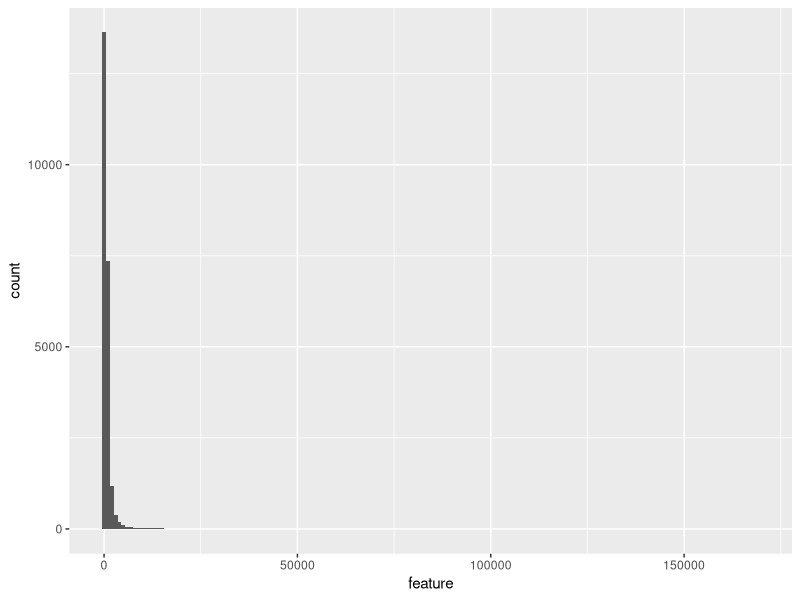
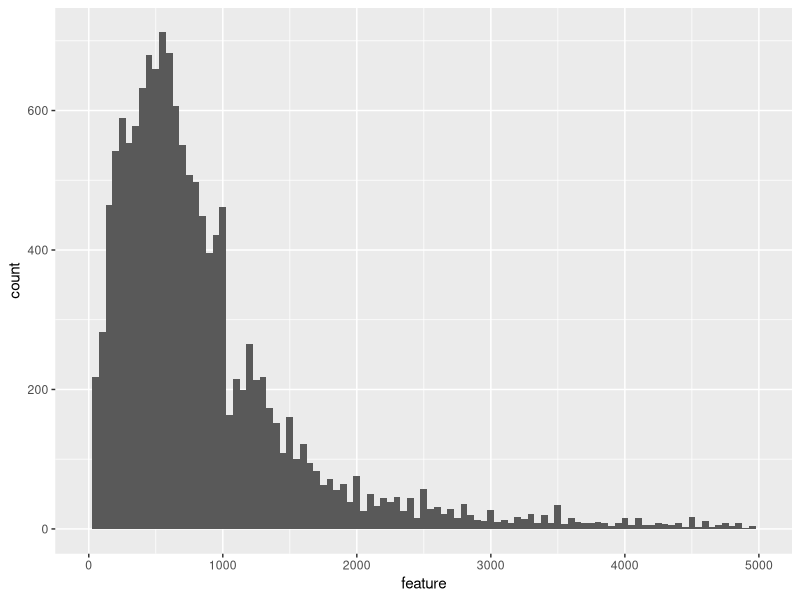
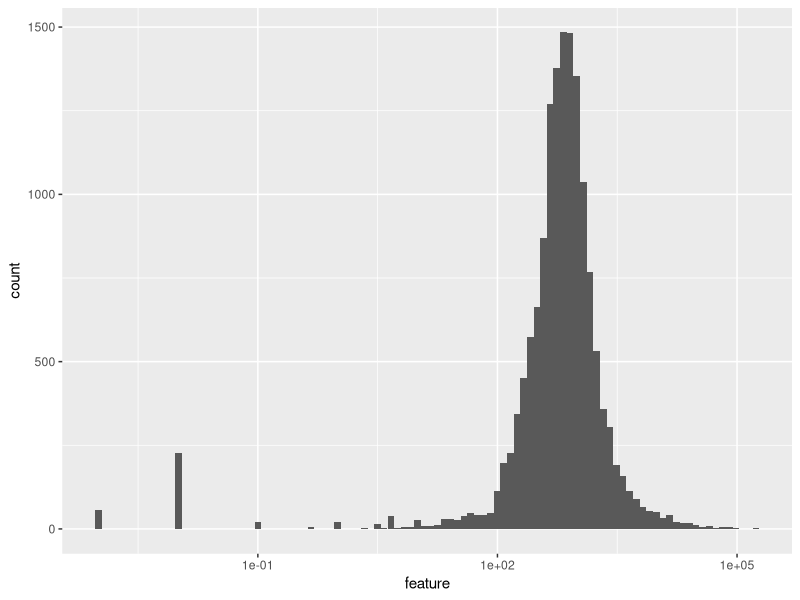
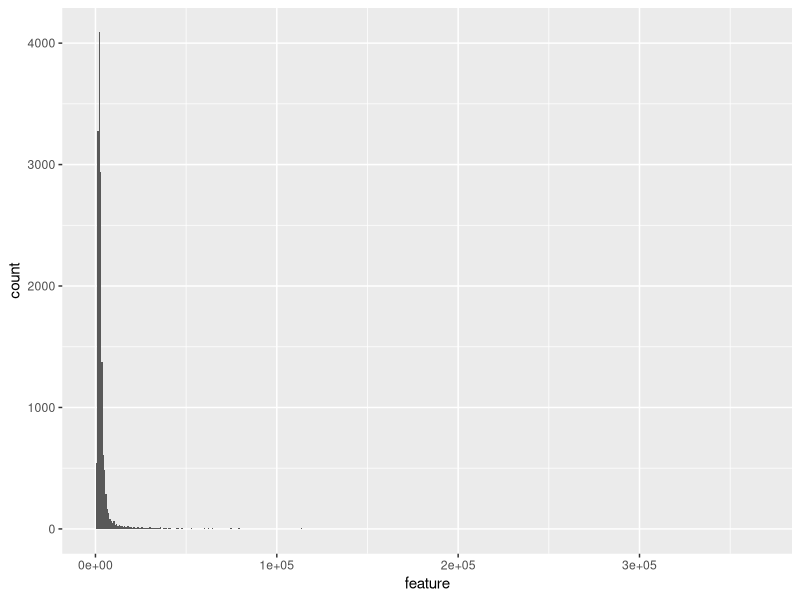
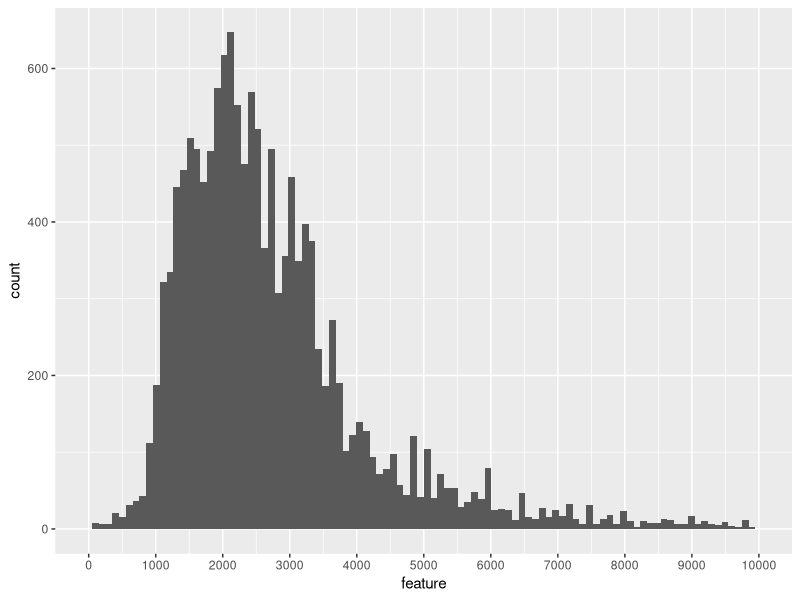
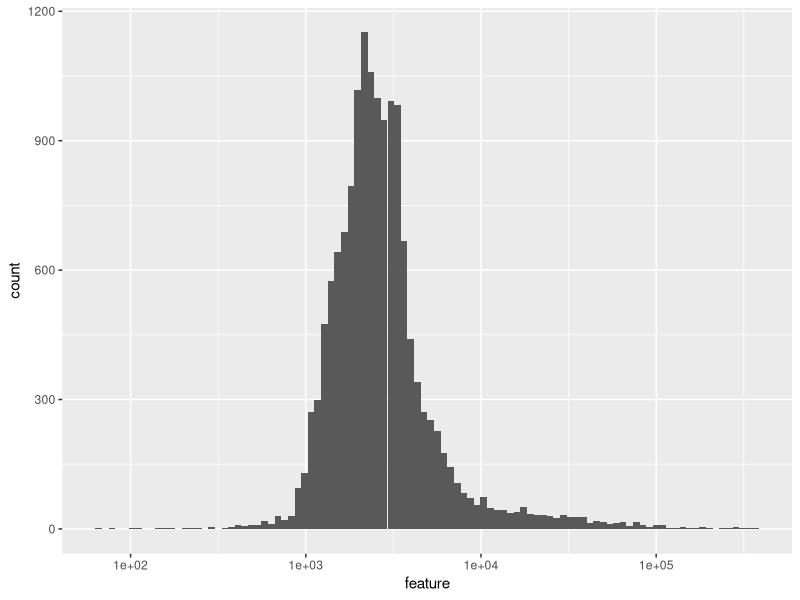
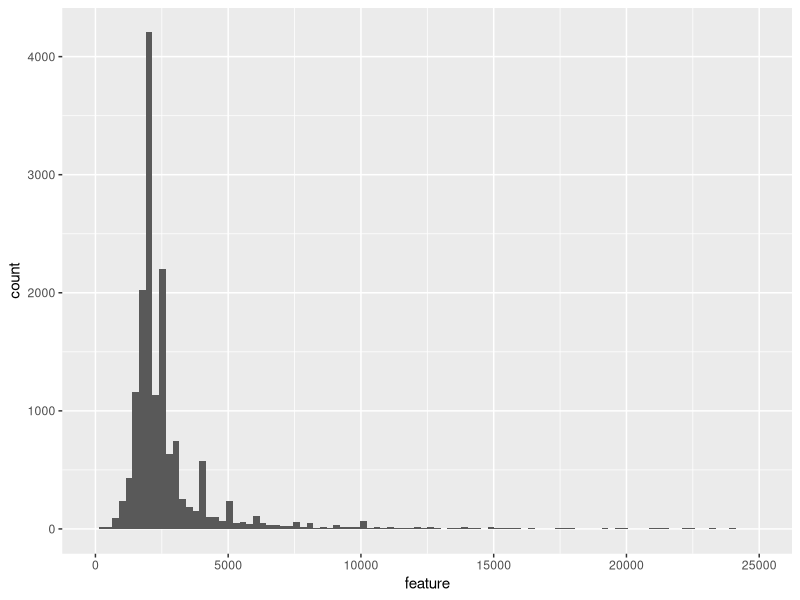
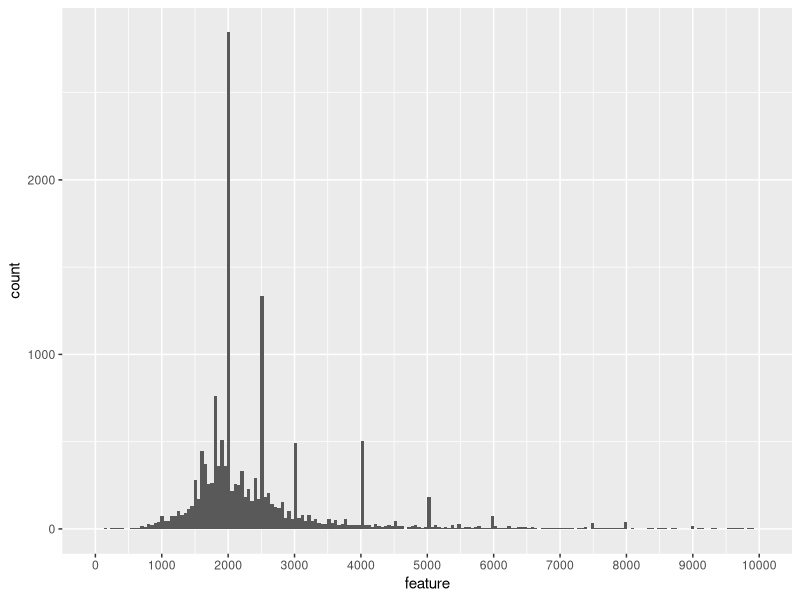

R code for these plots, in order:
## ---- chunk 1

library(ggplot2)
library(openxlsx)
library(gdata)
library(dplyr)
library(stats)

## ---- chunk 2
knitr::opts_chunk$set(warning=FALSE, message=FALSE)
## ---- chunk 3
# load the data 
sales <- read.xlsx("rollingsales_brooklyn.xlsx", sheet = 1, startRow = 5,
                   detectDates = TRUE)

# convert all column names to lower case
colnames(sales) <- tolower(colnames(sales))

# substitute empty strings with NA
sales[sales$tax.class.at.present =='  ', ]$tax.class.at.present <- NA
sales[sales$building.class.at.present =='  ', ]$building.class.at.present <-NA 
sales[sales$apartment.number == "            ", ]$apartment.number <-NA

# substitute zero zipcodes with NA
sales[sales$zip.code == 0,11] <-NA

# convert all categorical values to factor
sales$neighborhood <- as.factor(sales$neighborhood)
sales$building.class.category <- as.factor(sales$building.class.category)
sales$tax.class.at.present <- as.factor(sales$tax.class.at.present)
sales$building.class.at.present <- as.factor(sales$building.class.at.present)
sales$tax.class.at.time.of.sale <- as.factor(sales$tax.class.at.time.of.sale)
sales$building.class.at.time.of.sale <-
  as.factor(sales$building.class.at.time.of.sale)
sales$block <- as.factor(sales$block)
sales$lot <- as.factor(sales$lot)
sales$zip.code <- as.factor(sales$zip.code)

# substitute zeros and probably erroneus years with NA
sales[!is.na(sales$year.built) & sales$year.built == 1380,17] <- NA
sales[!is.na(sales$year.built) & sales$year.built == 1050,17] <- NA
sales[!is.na(sales$year.built) & sales$year.built == 0, 17] <- NA

# trim whitespaces
sales$neighborhood <- trim(sales$neighborhood)
sales$building.class.category <- trim(sales$building.class.category)
sales$address <- trim(sales$address)
sales$apartment.number <- trim(sales$apartment.number)
## ---- chunk 4
#  plots basic histogram
hist_base <- function(feature,  ...){
  ggplot(sales, aes(feature)) + geom_histogram( ... )
}
# plots basic bar chart
bar_base <- function(feature){
  ggplot(sales, aes(feature)) + geom_bar()
}
## ---- chunk 5
str(sales)
head(sales)

## ---- chunk 6
summary(sales$sale.price)

## ---- chunk 7
head(table(sales$sale.price))
## ---- chunk 8
nonzero_prices <- subset(sales, sale.price > 0)
summary(nonzero_prices$sale.price)
## ---- chunk 9
# select properties with 1$ price
one_dollar_sale <- sales %>%
  filter(sale.price == 1) %>%
  select(building.class.category,address, year.built,
         gross.square.feet, sale.price)
head(one_dollar_sale,10)
## ---- chunk 10
hist_base(sales$sale.price/1000, binwidth = 1000)
## ---- chunk 11
hist_base(sales$sale.price/1000, binwidth = 50) + xlim(0.001,5000)
## ---- chunk 12
hist_base(sales$sale.price/1000,bins = 100) + scale_x_log10()
## ---- chunk 13
summary(sales$gross.square.feet)
## ---- chunk 14
summary(subset(sales, gross.square.feet > 0)$gross.square.feet)
## ---- chunk 15
hist_base(sales$gross.square.feet, bins = 500) +
  scale_x_continuous(limits = c(1, 366000))
## ---- chunk 16
plot <-hist_base(sales$gross.square.feet, bins = 100) 
plot + scale_x_continuous(limits = c(1, 10000), breaks = seq(0,10000,1000))
## ---- chunk 17
plot + scale_x_log10()
## ---- chunk 18
summary(sales$land.square.feet)
## ---- chunk 19
summary(subset(sales, land.square.feet > 0)$land.square.feet)
## ---- chunk 20
plot <-hist_base(sales$land.square.feet, bins = 100)
plot +  scale_x_continuous(limits = c(1, 25000))
## ---- chunk 21
hist_base(sales$land.square.feet, bins = 200) +
  scale_x_continuous(limits = c(1, 10000), breaks = seq(0,10000,1000))
## ---- chunk 22
plot + scale_x_log10()
## ---- chunk 23
# create new feature "total square feet" as sum of land and gross sf
sales <- mutate(sales, total.square.feet = land.square.feet + gross.square.feet)
## ---- chunk 24
summary(sales$total.square.feet)
## ---- chunk 25
summary(subset(sales, total.square.feet > 0)$total.square.feet)
## ---- chunk 26
plot <- hist_base(sales$total.square.feet, bins = 100)
## ---- chunk 27
plot + scale_x_continuous(limits = c(1,20000))
## ---- chunk 28
# create new feature "price.square.foot" price divided by total sq.ft
sales$price.square.foot <- 
   ifelse(sales$total.square.feet > 0,
          round(sales$sale.price / sales$total.square.feet, 2), 0)
## ---- chunk 29
summary(subset(sales, price.square.foot > 0)$price.square.foot)

## ---- chunk 30
hist_base(sales$price.square.foot, binwidth = 50) +
  scale_x_continuous(limits = c(0, 12060))
## ---- chunk 31
hist_base(sales$price.square.foot, binwidth = 10) +
  scale_x_continuous(limits = c(0.01, 2000))
## ---- chunk 32
summary(sales$year.built)
## ---- chunk 33
hist_base(sales$year.built, binwidth = 5) +
  scale_x_continuous(limits = c(1800,2020), breaks = seq(1800,2020,20))
## ---- chunk 34
hist_base(sales$year.built, binwidth = 1) + 
  scale_x_continuous(limits = c(1800,2020), breaks = seq(1800,2020,20))
## ---- chunk 35
table(sales$residential.units)
## ---- chunk 36
plot <- hist_base(sales$residential.units, binwidth = 1) 
plot
## ---- chunk 37
plot + scale_x_continuous(limits = c(0,50))
## ---- chunk 38
table(sales$commercial.units)
## ---- chunk 39
plot <- hist_base(sales$commercial.units, binwidth = 1)
plot
## ---- chunk 40
plot + scale_x_continuous(limits = c(0,20))
## ---- chunk 41
table(sales$total.units)
## ---- chunk 42
plot <- hist_base(sales$total.units, binwidth = 1)
plot
## ---- chunk 43
plot + scale_x_continuous(limits = c(0,20))
## ---- chunk 44
table(sales$borough)
## ---- chunk 45
# barplot with bars reordered by count
ggplot(sales,
       aes(x= reorder(neighborhood,neighborhood,function(x) length(x)))) + 
  geom_bar() + coord_flip() +
  labs(x = "Neighborhood")

## ---- chunk 46
sort(table(sales$building.class.category), decreasing = TRUE)[1:10]

## ---- chunk 47
ggplot(sales, aes(x = reorder(building.class.category,
                              building.class.category,
                              function(x) length(x)))) + 
  geom_bar() +
  coord_flip() +
  scale_y_log10(breaks = c(10,100,500,1000,5000)) +
  labs(x= "Building class category")
  
## ---- chunk 48
table(sales$tax.class.at.present)
## ---- chunk 49
sort(table(sales$block), decreasing = TRUE) [1:10]
## ---- chunk 50
sort(table(sales$lot), decreasing = TRUE) [1:10]
## ---- chunk 51
table(sales$`ease-ment`)
## ---- chunk 52
sort(table(sales$building.class.at.present), decreasing = TRUE)[1:10]
## ---- chunk 53
table(sales$building.class.at.present)
## ---- chunk 54
sort(table(sales$address), decreasing = TRUE)[1:5]
## ---- chunk 55
bar_base(sales$zip.code) +
  coord_flip() +
  labs(x = "zip code")
## ---- chunk 56
table(sales$tax.class.at.time.of.sale)
## ---- chunk 57
sort(table(sales$building.class.at.time.of.sale), decreasing = TRUE)
## ---- chunk 58
hist_base(sales$sale.date, binwidth = 1)
## ---- chunk 59
hist_base(sales$sale.date, binwidth = 7) +
  scale_x_date(date_breaks = '1 month') +
  theme(axis.text.x = element_text(angle=60, hjust=1))

## ---- chunk 60
ggplot(sales, aes(gross.square.feet, sale.price/1000)) +
  geom_point(alpha = 0.1) +
  scale_x_continuous(limits = c(0, 50000)) + 
  scale_y_continuous(limits = c(0, 50000)) 
## ---- chunk 61
ggplot(sales, aes(gross.square.feet, sale.price/1000)) +
  geom_point(alpha = 0.1) +
  scale_x_continuous(limits = c(1, 10000)) + 
  scale_y_continuous(limits = c(1, 10000)) + 
  geom_smooth()

## ---- chunk 62
cor = cor.test(sales$sale.price, sales$gross.square.feet)
cor$estimate
## ---- chunk 63
ggplot(sales, aes(land.square.feet, sale.price/1000)) +
  geom_point(alpha = 0.1) 

## ---- chunk 64
ggplot(sales, aes(land.square.feet, sale.price/1000)) +
  geom_point(alpha = 0.1) +
  scale_x_continuous(limits = c(1, 10000)) + 
  scale_y_continuous(limits = c(1, 10000)) 
## ---- chunk 65
cor = cor.test(sales$sale.price, sales$land.square.feet)
cor$estimate
## ---- chunk 66
ggplot(sales, aes(total.square.feet, sale.price/1000)) +
  geom_point(alpha = 0.1) +
  scale_x_continuous(limits = c(0, 50000)) + 
  scale_y_continuous(limits = c(0, 50000)) 
## ---- chunk 67
ggplot(sales, aes(total.square.feet, sale.price/1000)) +
  geom_point(alpha = 0.1) +
  scale_x_continuous(limits = c(1, 10000)) + 
  scale_y_continuous(limits = c(1, 10000)) + 
  geom_smooth(method = "lm")
## ---- chunk 68
cor = cor.test(sales$sale.price, sales$total.square.feet)
cor$estimate
## ---- chunk 69
ggplot(sales, aes(total.square.feet, price.square.foot)) + 
  geom_point(alpha = 1/20) + 
  scale_x_continuous(limits = c(1,10000)) +
  scale_y_continuous(limits = c(1,1000)) + 
  geom_smooth()
## ---- chunk 70
ggplot(sales, aes(year.built, price.square.foot)) + 
  geom_point(alpha = 1/20)  
## ---- chunk 71
ggplot(sales, aes(year.built, price.square.foot)) + 
  geom_jitter(alpha = 1/30, width = 1) + 
  scale_x_continuous(limits = c(1895,2016), breaks = seq(1890,2020,20)) + 
  scale_y_continuous(limits = c(1,2000))
## ---- chunk 72
# add new feature "year.built.bucket" - divide years to 10 year buckets
sales$year.built.bucket <- cut(sales$year.built,
                               breaks = seq(1890,2020,10),
                               dig.lab = 4)
## ---- chunk 73
ggplot(subset(sales,price.square.foot > 0),
       aes( year.built.bucket,price.square.foot)) + 
  geom_boxplot(outlier.colour = NA) + 
  scale_y_continuous(limits = c(0,1000)) +
  theme(axis.text.x = element_text(angle=60, hjust=1))
## ---- chunk 74
ggplot(filter(sales, price.square.foot > 0),
       aes(neighborhood, price.square.foot)) + 
  geom_boxplot() + 
  coord_flip(ylim = c(1,2500)) 
## ---- chunk 75
ggplot(filter(sales, sale.price > 0),
       aes(neighborhood, sale.price/(total.units * 1000))) + 
  geom_boxplot() + 
  coord_flip(ylim = c(0,5000))
## ---- chunk 76
ggplot(filter(sales,gross.square.feet >0),
       aes(neighborhood, gross.square.feet)) + 
  geom_boxplot() + 
  scale_y_log10() +
  coord_flip()
## ---- chunk 77
ggplot(filter(sales,gross.square.feet >0),
       aes(neighborhood, gross.square.feet/total.units)) + 
  geom_boxplot() + 
  coord_flip(ylim = c(0,30000))
## ---- chunk 78
ggplot(filter(sales,gross.square.feet >0),
       aes(neighborhood, gross.square.feet/total.units)) + 
  geom_boxplot() + 
  coord_flip(ylim = c(0,10000))
## ---- chunk 79
ggplot(filter(sales,sale.price > 0),
       aes(tax.class.at.present, sale.price/1000)) + 
  geom_boxplot() +
  coord_cartesian(ylim = c(0,10000))
## ---- chunk 80
ggplot(filter(sales,price.square.foot >0), aes(price.square.foot)) + 
  geom_density(aes(color = tax.class.at.present)) +
  coord_cartesian(xlim = c(0,2000)) +
  scale_color_brewer(palette = "Dark2")
## ---- chunk 81
ggplot(filter(sales,price.square.foot > 0),
       aes(tax.class.at.present, price.square.foot)) + 
  geom_boxplot() +
  coord_cartesian(ylim = c(0,3000))
## ---- chunk 82
ggplot(sales, aes(neighborhood) ) +
  geom_bar(aes(fill= tax.class.at.time.of.sale), position = "dodge") + 
  coord_flip() + scale_fill_brewer(palette = "Set1")
## ---- chunk 83
ggplot(sales, aes(neighborhood) ) +
  geom_bar(aes(fill= tax.class.at.time.of.sale), position = "fill") + 
  coord_flip() +
  scale_fill_brewer(palette = 'Set1')
## ---- chunk 84
ggplot(sales, aes(building.class.category, price.square.foot)) +
  geom_boxplot() + 
  coord_flip() + 
  scale_y_continuous(limits = c(1,1000))
## ---- chunk 85
ggplot(sales, aes(sale.date, sale.price/1000)) +
  geom_point(alpha = 1/5) +
  scale_x_date(date_breaks = '1 month') + 
  scale_y_continuous(limits = c(0,50000)) +
  theme(axis.text.x = element_text(angle=60, hjust=1))
## ---- chunk 86
# added summary statistics to the plot
ggplot(sales, aes(sale.date, sale.price/1000)) + 
  geom_point(alpha = 1/20) + 
  geom_line(color = 'red',stat = "summary", fun.y = mean) + 
  scale_x_date(date_breaks = '1 month') +
  scale_y_continuous(limits = c(1,10000)) +
  theme(axis.text.x = element_text(angle=60, hjust=1))
## ---- chunk 87
ggplot(sales, aes(sale.date, price.square.foot)) +
  geom_point(alpha = 1/5) +
  scale_x_date(date_breaks = '1 month') + 
  scale_y_continuous(limits = c(1,1000)) +
  geom_smooth(method = 'gam') +
  theme(axis.text.x = element_text(angle=60, hjust=1))
## ---- chunk 88
ggplot(sales, aes(gross.square.feet, sale.price/1000,
                  color = tax.class.at.time.of.sale)) +
  geom_point(alpha = 0.3) +
  scale_x_continuous(limits = c(1, 10000)) + 
  scale_y_continuous(limits = c(1, 10000)) +
  scale_color_brewer(palette = 'Set2') +
  geom_smooth(se = FALSE)
## ---- chunk 89
ggplot(filter(sales,gross.square.feet > 0), aes(gross.square.feet)) + 
  geom_density(aes(color = tax.class.at.time.of.sale)) + 
  coord_cartesian(xlim = c(1,20000))
## ---- chunk 90
ggplot(filter(sales,gross.square.feet > 0,sale.price > 0),
       aes(gross.square.feet/total.units,
           sale.price/total.units,
           color = tax.class.at.time.of.sale)) +
  geom_point(alpha = 0.3) +
  scale_y_log10() +
  scale_x_log10() +
  scale_color_brewer(palette = 'Set2') +
  geom_smooth(se = FALSE)
## ---- chunk 91
ggplot(filter(sales,gross.square.feet > 0,price.square.foot > 10),
       aes(gross.square.feet/total.units,
           price.square.foot)) +
  geom_point(aes(color = tax.class.at.time.of.sale),alpha = 0.3) +
  scale_y_log10() +
  scale_x_log10() +
  scale_color_brewer(palette = 'Set2') +
  geom_smooth(aes(color = tax.class.at.time.of.sale), se = FALSE)
## ---- chunk 92
ggplot(filter(sales,gross.square.feet > 0,sale.price > 1000, year.built >0),
       aes(gross.square.feet/total.units,
           sale.price/total.units)) +
  geom_point(aes(color = year.built),
             alpha = 0.3) +
  scale_y_log10() +
  scale_colour_gradientn(colours = heat.colors(14)) +
  coord_cartesian(xlim = c(10,3000), ylim = c(1000,10000000))
## ---- chunk 93
ggplot(filter(sales, sale.price >1000),
       aes(year.built.bucket,sale.price/total.units)) +
  geom_boxplot(aes(fill = tax.class.at.time.of.sale)) +
  scale_y_log10() +
  theme(axis.text.x = element_text(angle=60, hjust=1))
## ---- chunk 94
ggplot(filter(sales, price.square.foot >0),
       aes(year.built.bucket,price.square.foot)) +
  geom_boxplot(aes(fill = tax.class.at.time.of.sale) ) +
  coord_cartesian(ylim = c(0,2000))+
  theme(axis.text.x = element_text(angle=60, hjust=1))
## ---- chunk 95
ggplot(filter(sales, sale.price > 1000),
       aes(sale.price/(total.units*1000),neighborhood)) +
  geom_jitter(aes(color = tax.class.at.time.of.sale),
              height = 0.9, alpha = 1, shape = ".") + 
  coord_cartesian(xlim = c(0,5000))
## ---- chunk 96

ggplot(sales, aes(x = sale.price/1000)) + 
  geom_histogram(bins = 200, fill = 'darkblue') +
  scale_x_log10(breaks = c(1,10,100,1000,10000)) +
  labs(x = "Sale price in $1000",y = "Number of sales",
       title = "Distribution of sale prices on log scale")
## ---- chunk 97
ggplot(filter(sales, sale.price >1000),
       aes(year.built.bucket,sale.price/total.units)) +
  geom_boxplot(aes(fill = tax.class.at.time.of.sale)) +
  scale_y_log10() +
  theme(axis.text.x = element_text(angle=60, hjust=1)) +
  labs(title = "Distribution of sale prices by years built (in log scale)",
       x = 'Year built',
       y = 'Sale price for unit, $',
       fill = 'Tax class')
## ---- chunk 98
ggplot(filter(sales,gross.square.feet > 0,sale.price > 5000),
       aes(gross.square.feet/total.units,
           sale.price/total.units)) +
  geom_point(aes(color = tax.class.at.time.of.sale),alpha = 0.3) +
  scale_y_log10() +
  scale_x_log10(minor_breaks = seq(0,1000000,10000),
                breaks = c(1000,10000,100000)) +
  scale_color_brewer(palette = 'Set2') +
  geom_smooth(aes(color = tax.class.at.time.of.sale), se= FALSE) +
  labs(title = "Relationship between floor area and price of one unit",
       x = "Gross square feet ",
       y = "Sale price, $",
       color = "Tax class")
